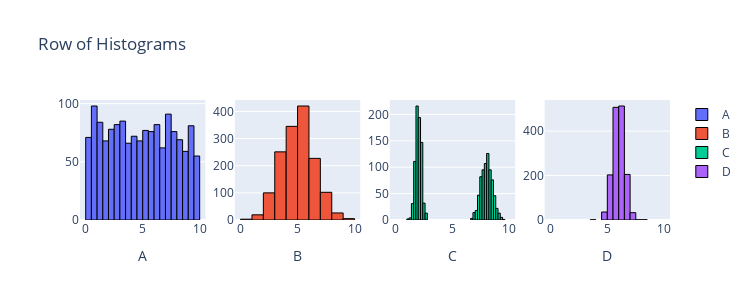

Write notebook code for a chart like this one.
### Code cell
from scipy import stats
import plotly.graph_objects as go
from plotly.subplots import make_subplots
import numpy as np

n = 1500
data1 = stats.uniform.rvs(0, 10, size=n)
data2 = stats.norm.rvs(5, 1.5, size=n)
data3 = np.r_[stats.norm.rvs(2, 0.25, size=int(n/2)), stats.norm.rvs(8, 0.5, size=int(n/2))]
data4 = stats.norm.rvs(6, 0.5, size=n)

fig = make_subplots(rows=1, cols=4)

fig.add_trace(go.Histogram(x=data1, name='A', nbinsx=30, marker=dict(line=dict(color='black', width=1))), row=1, col=1)
fig.add_trace(go.Histogram(x=data2, name='B', nbinsx=15, marker=dict(line=dict(color='black', width=1))), row=1, col=2)
fig.add_trace(go.Histogram(x=data3, name='C', nbinsx=45, marker=dict(line=dict(color='black', width=1))), row=1, col=3)
fig.add_trace(go.Histogram(x=data4, name='D', nbinsx=15, marker=dict(line=dict(color='black', width=1))), row=1, col=4)

fig.update_layout(height=300, width=750, title_text="Row of Histograms")
fig.update_xaxes(title_text="A", row=1, col=1)
fig.update_xaxes(title_text="B", row=1, col=2)
fig.update_xaxes(title_text="C", row=1, col=3)
fig.update_xaxes(title_text="D", row=1, col=4)
fig.update_xaxes(range=[-0.5, 10.5])

for trace in fig.data:
    trace.xbins = dict(start=0, end=10)
    
# This code was produced by just making requests to Microsoft Copilot
# https://github.com/pointOfive/stat130chat130/blob/main/CHATLOG/wk3/COP/SLS/0001_concise_makeAplotV1.md

fig.show() # USE `fig.show(renderer="png")` FOR ALL GitHub and MarkUs SUBMISSIONS

### Figure 1 — Plotly figure (JSON) as saved in the notebook; plotly's stock layout.template omitted (floating-point values rounded to 4 significant figures; data arrays with more than 128 entries replaced by an {"elided": "..."} marker saying what was removed)
{"data": [{"marker": {"line": {"color": "black", "width": 1}}, "name": "A", "nbinsx": 30, "type": "histogram", "x": {"elided": "1500 float values"}, "xaxis": "x", "xbins": {"end": 10, "start": 0}, "yaxis": "y"}, {"marker": {"line": {"color": "black", "width": 1}}, "name": "B", "nbinsx": 15, "type": "histogram", "x": {"elided": "1500 float values"}, "xaxis": "x2", "xbins": {"end": 10, "start": 0}, "yaxis": "y2"}, {"marker": {"line": {"color": "black", "width": 1}}, "name": "C", "nbinsx": 45, "type": "histogram", "x": {"elided": "1500 float values"}, "xaxis": "x3", "xbins": {"end": 10, "start": 0}, "yaxis": "y3"}, {"marker": {"line": {"color": "black", "width": 1}}, "name": "D", "nbinsx": 15, "type": "histogram", "x": {"elided": "1500 float values"}, "xaxis": "x4", "xbins": {"end": 10, "start": 0}, "yaxis": "y4"}], "layout": {"height": 300, "title": {"text": "Row of Histograms"}, "width": 750, "xaxis": {"anchor": "y", "domain": [0, 0.2125], "range": [-0.5, 10.5], "title": {"text": "A"}}, "xaxis2": {"anchor": "y2", "domain": [0.2625, 0.475], "range": [-0.5, 10.5], "title": {"text": "B"}}, "xaxis3": {"anchor": "y3", "domain": [0.525, 0.7375], "range": [-0.5, 10.5], "title": {"text": "C"}}, "xaxis4": {"anchor": "y4", "domain": [0.7875, 1], "range": [-0.5, 10.5], "title": {"text": "D"}}, "yaxis": {"anchor": "x", "domain": [0, 1]}, "yaxis2": {"anchor": "x2", "domain": [0, 1]}, "yaxis3": {"anchor": "x3", "domain": [0, 1]}, "yaxis4": {"anchor": "x4", "domain": [0, 1]}}}
